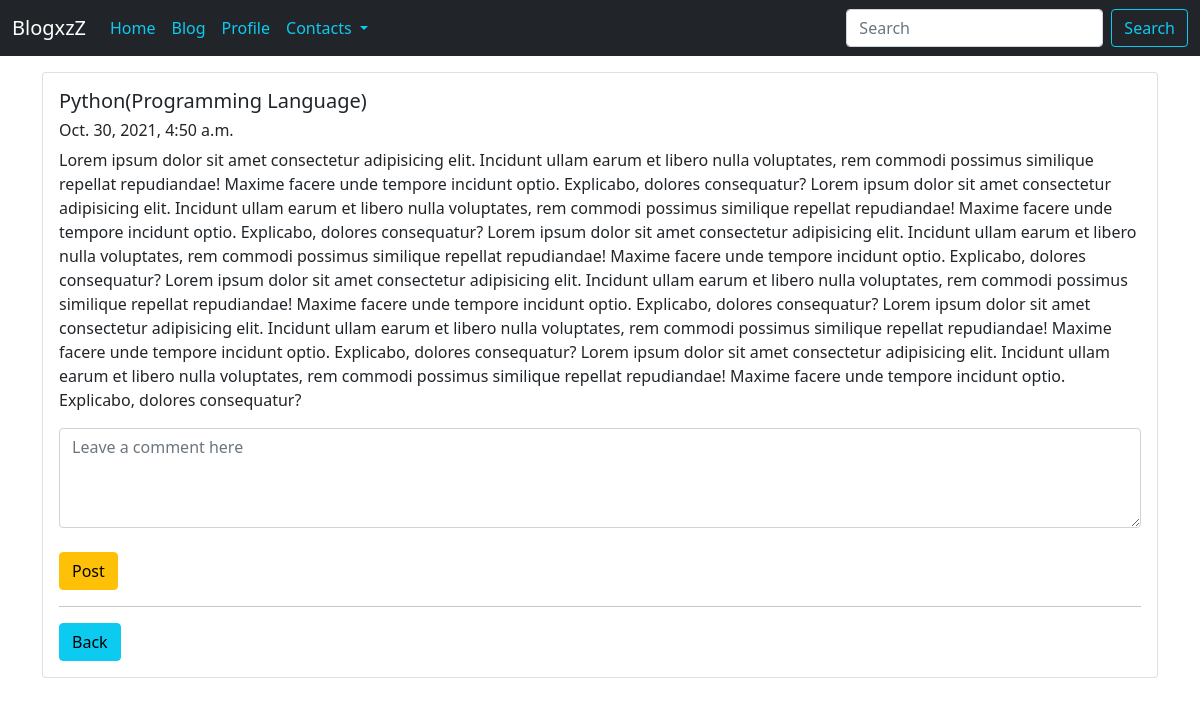
/blogpost/python, run on the app's committed database.
### blog/models.py (models this page shows, shortened)
class Blog(models.Model):
    sno=models.AutoField(primary_key=True)
    title=models.CharField(max_length=200)
    content =models.TextField()
    slug =models.CharField(max_length=100)
    time =models.DateTimeField(auto_now_add=True)

### blog/views.py (the view)
# urls.py: path('blogpost/<str:slug>',views.blogpost,name="blogpost"),
def blogpost(request,slug):
    blog=Blog.objects.filter(slug=slug).first()
    context={'blog':blog}
    if request.method == 'POST':
        comment=request.POST['comment']
        ins=Comment(comment=comment)
        ins.save()
    return render(request,'blogpost.html',context)

### templates/blogpost.html (shortened to what this page needs)
{% extends 'base.html' %}
{% load static %}
{% block body %}
<div class="container">
<div class="card mt-3" >
        <div class="card-body">
          <h5 class="card-title">{{blog.title}}</h5>
          <h6>{{blog.time}}</h6>
          <p class="card-text">{{blog.content|safe}}</p>
          <div class="form-floating">
          <form action="" method="POST">
              <textarea class="form-control" name="comment" placeholder="Leave a comment here" id="floatingTextarea2" style="height: 100px"></textarea>
              <br>
              <button type="submit" class="btn btn-warning">Post</button>
          </form>
          </div>
          <hr>
          <a href="{% url 'blog' %}" class="btn btn-info">  Back</a>
        </div>
        </div>
        </div>
{% endblock body %}

### data on the page
Blog: title "Python(Programming Language)", time "Oct. 30, 2021, 4:50 a.m.", content "Lorem ipsum dolor sit amet consectetur adipisicing elit. Incidunt ullam earum et libero nulla voluptates, rem commodi possimus similique repellat repudiandae! Maxime facere unde tempore incidunt optio. Explicabo, dolores consequatur? Lorem ipsum dolor sit amet consectetur adipisicing elit. Incidunt ullam earum et libero nulla voluptates, rem commodi possimus similique repellat repudiandae! Maxime facere unde tempore incidunt optio. Explicabo, dolores consequatur? Lorem ipsum dolor sit amet consectetur adipisicing elit. Incidunt ullam earum et libero nulla voluptates, rem commodi possimus similique repellat repudiandae! Maxime facere unde tempore incidunt optio. Explicabo, dolores…"
